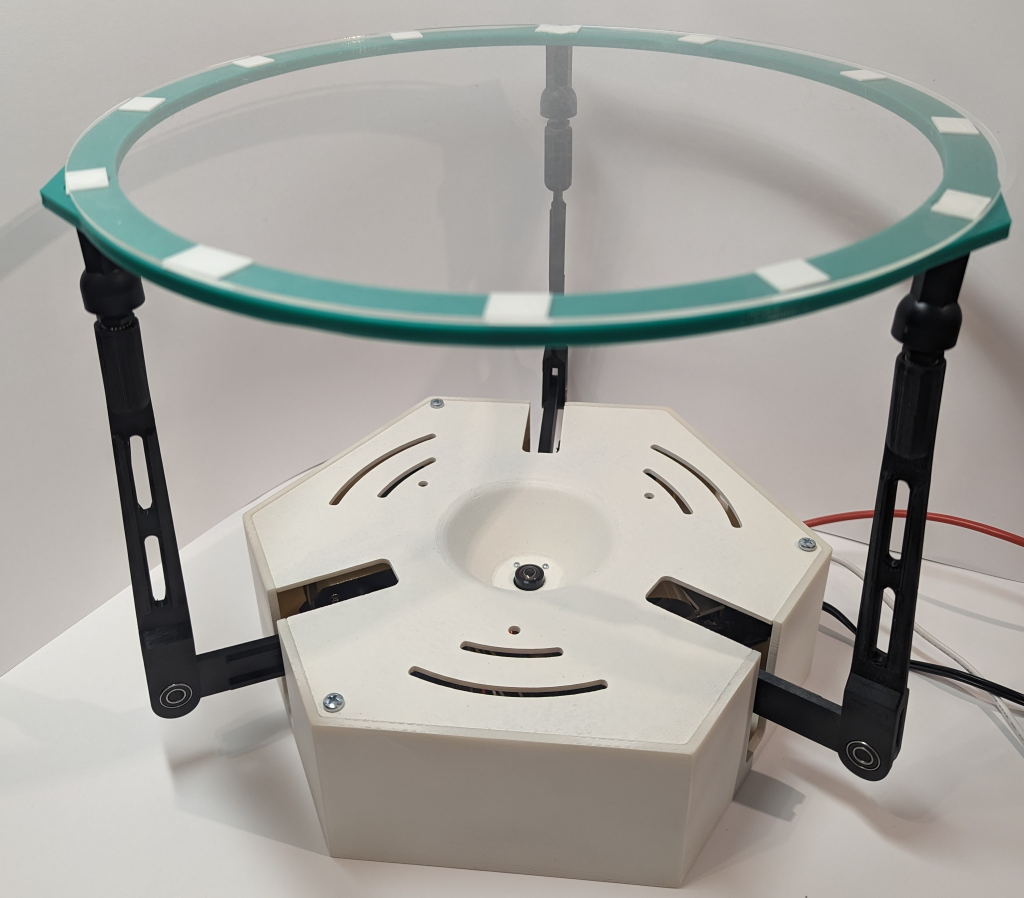
#> input picture images/robot.jpg, 3072 x 2692 px (shown at 1/3 size)
$ python -i camera.py   (imports and definitions only)
#> lines starting #> are read from the running program, lines starting #| are printed output that depends on the picture; after the words box and inside, x2 and y2 are one past the last pixel; in counts of white or black regions, pixels touching at a corner belong together
#> further down, picture is the input picture: shape (2692, 3072, 3); mean B, G, R 158.7, 163.8, 165.3
# This file contains functions necessary for image processing

import cv2
import numpy as np
import math

# [60 lines left out: functions measure_trajectory_length, detect_orange_ball, not called in this run]

# Function to find the center of the platform (tries to compensate for the offset relative to the center using tangent)
# It is computationally heavy due to the method of determining the platform center (averaging many centers)
# Takes arguments:
#       image - the image on which to search for the center
#       rotx - the rotation angle x in which the platform is currently located
#       roty - the rotation angle y in which the platform is currently located
# Returns:
#       Image with the center marked
#       Center position in x
#       Center position in y
def detect_circles(image):
    gray = cv2.cvtColor(image, cv2.COLOR_BGR2GRAY)
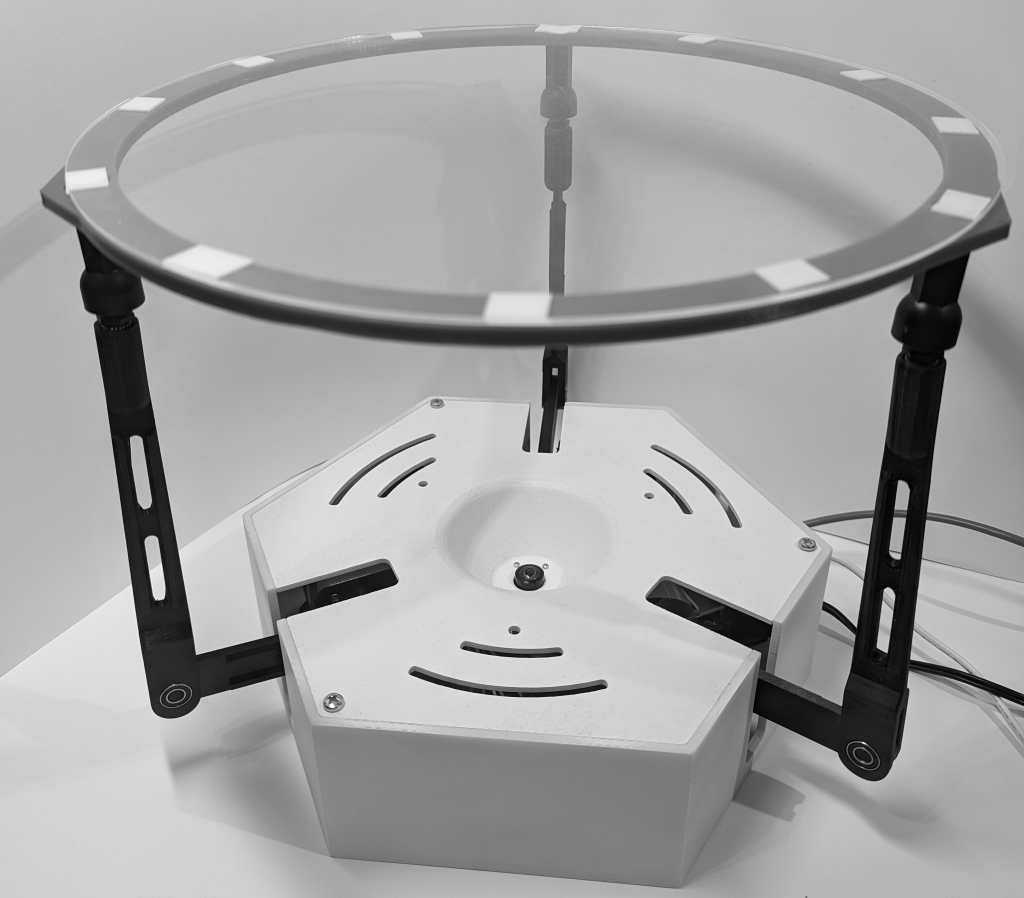
#> gray: shape (2692, 3072) (shown at 1/3 size); min 0, max 255, mean 163.7
    gray = cv2.medianBlur(gray, 5)
    rows = gray.shape[0]
#> rows = 2692
    circles = cv2.HoughCircles(gray, cv2.HOUGH_GRADIENT, 1, 3, param1=100, param2=30, minRadius=180, maxRadius=300)
#> circles = 58 rows, first 8: [2427.5, 1875.5, 209.1], [1818.5, 1673.5, 293.9], [2728.5, 2195.5, 274.1], [467.5, 563.5, 272.7], [2815.5, 2298.5, 271.9], [469.5, 560.5, 259.1], [2702.5, 2205.5, 299.4], [2713.5, 2191.5, 280.7]

    if circles is not None:
        circles = np.uint16(np.around(circles))
#> circles = 58 rows, first 8: [2428, 1876, 209], [1818, 1674, 294], [2728, 2196, 274], [468, 564, 273], [2816, 2298, 272], [470, 560, 259], [2702, 2206, 299], [2714, 2192, 281]
        # Calculate the average position of the centers
        centers = circles[0, :, :2]
#> centers = 58 pairs, first value 406 to 2992, second value 546 to 2318
        avg_center = np.mean(centers, axis=0)
#> avg_center = [2378, 1902.4]
        # Calculate the distance of each center from the average
        distances = np.sqrt(np.sum((centers - avg_center) ** 2, axis=1))
#> distances = 58 values, max 2393.5 at index 43, min 56.56 at index 0, mean 703.9
        # Remove outlier centers (e.g., with large deviation)
        threshold = np.mean(distances) + 1.5 * np.std(distances)
#> threshold = 1488.7
        filtered_centers = centers[distances < threshold]
#> filtered_centers = 53 pairs, first value 1322 to 2992, second value 1596 to 2318
        # Recalculate the average position after filtering outliers
        avg_center = np.mean(filtered_centers, axis=0)
#> avg_center = [2559.7, 2028.8]
        avg_center = (int(avg_center[0]), int(avg_center[1]))
#> avg_center = (2559, 2028)

        # Draw the representative center
        cv2.circle(image, avg_center, 5, (0, 0, 255), -1)

        return image, avg_center[0], avg_center[1]
    return None, 0, 0

# Function to prepare the image by cropping and reducing distortions
# Takes arguments:
#       image - the image to prepare
# Returns:
#       Image ready for circle and ball detection
# [26 lines left out: functions correct_pic, correct_center, not called in this run]

>>> import cv2
>>> picture = cv2.imread('../images/robot.jpg')
>>> result = detect_circles(picture)

$ run again, on images/whole_electronics.jpg
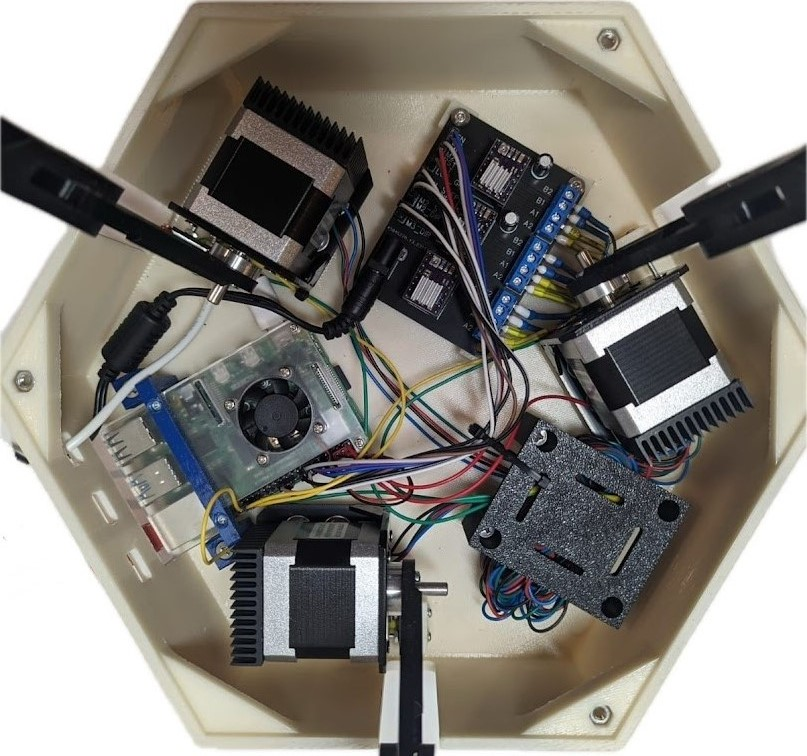
#> input picture images/whole_electronics.jpg, 807 x 756 px
#> picture is the input picture: shape (756, 807, 3); mean B, G, R 125.5, 131.3, 134.8
#> in detect_circles, `gray = cv2.cvtColor(image, cv2.COLOR_BGR2GRAY)`:
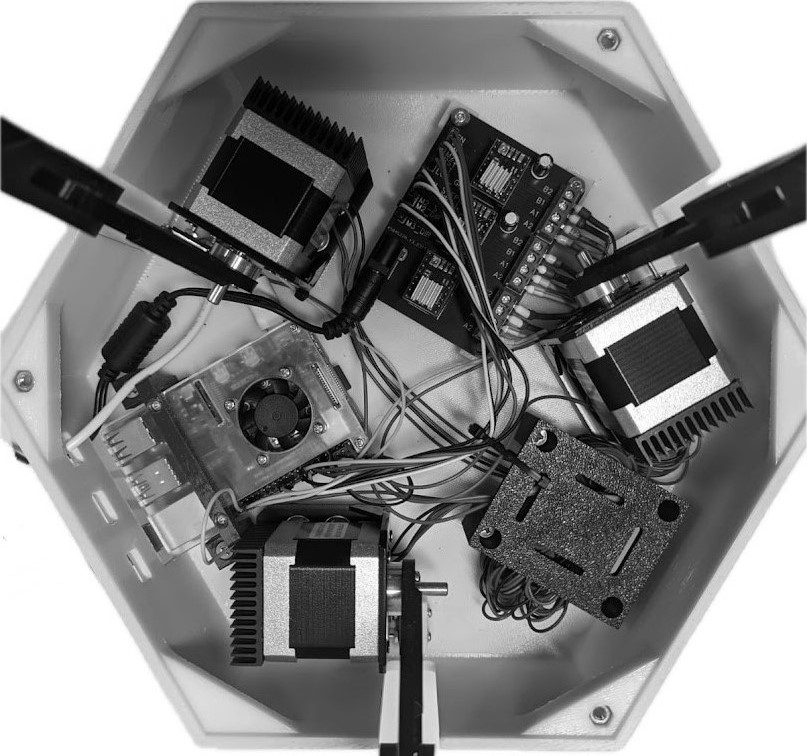
#> gray: shape (756, 807); min 0, max 255, mean 131.7
#> centers = 5810 pairs, first value 96 to 772, second value 154 to 734
#> in detect_circles, `avg_center = np.mean(centers, axis=0)`: avg_center = [400.9, 384.9]
#> distances = 5810 values, max 387.9 at index 5761, min 1.6 at index 3001, mean 137.8
#> threshold = 227.1
#> filtered_centers = 5418 pairs, first value 190 to 622, second value 160 to 606
#> in detect_circles, `avg_center = np.mean(filtered_centers, axis=0)`: avg_center = [392.3, 387.2]
#> in detect_circles, `avg_center = (int(avg_center[0]), int(avg_center[1]))`: avg_center = (392, 387)
#> image: shape (756, 807, 3); 0.01% of pixels changed, all inside (x1, y1, x2, y2) = (387, 382, 398, 393)
